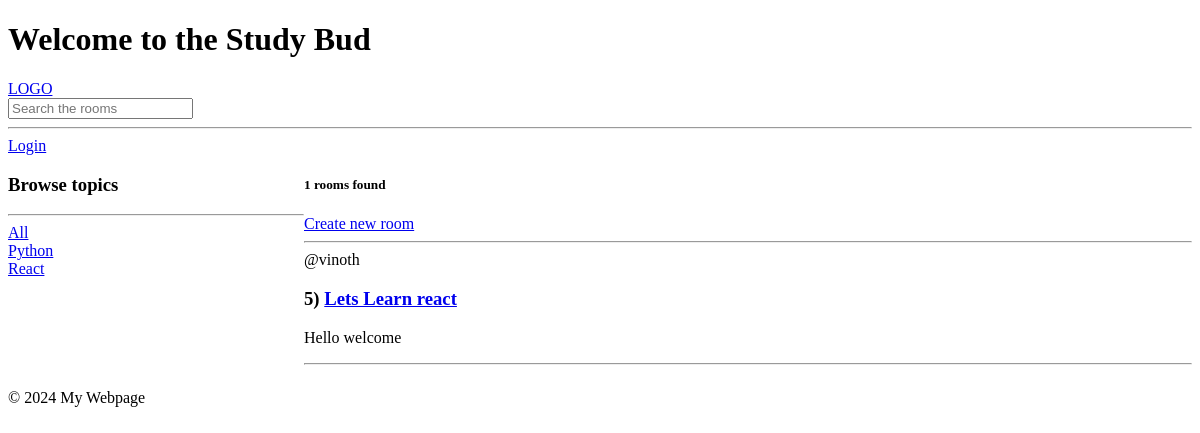
Page /?q=React on the earlier database version.
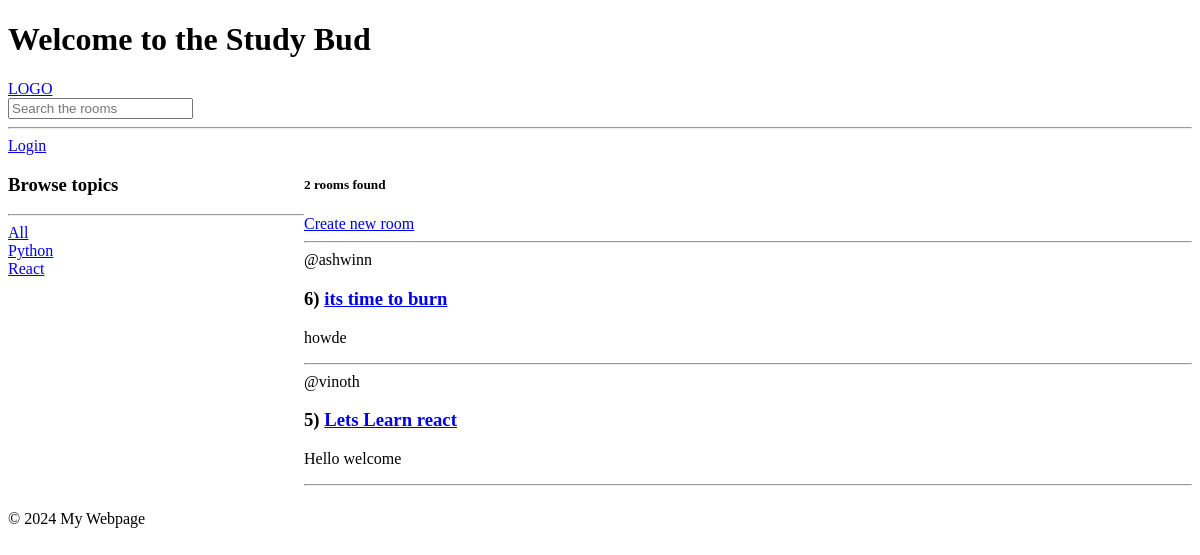
Same page on the later database version.
### core/models.py (models this page shows, shortened)
class Topic(models.Model):
    name = models.CharField(max_length=200)

class Rooms(models.Model):
    host = models.ForeignKey(User,on_delete=models.SET_NULL,null=True)
    topic = models.ForeignKey(Topic,on_delete=models.SET_NULL,null=True)
    name = models.CharField(max_length=100)
    description = models.TextField(null=True,blank=True)
    created = models.DateTimeField(auto_now_add=True)
    updated = models.DateTimeField(auto_now=True)
    participants=models.ManyToManyField(User,related_name='participants',blank=True)
    class Meta:
        ordering=['-updated','-created']

### core/views.py (the view)
# urls.py: path('',views.home,name='home'),
def home(request):
    q=request.GET.get('q') if request.GET.get('q') != None else ''
    rooms = Rooms.objects.filter(Q(topic__name__icontains=q) | Q(name__icontains=q) | Q(description__icontains=q))
    topics = Topic.objects.all()
    room_count = rooms.count()
    context={'rooms':rooms,'topics':topics,'room_count':room_count}
    return render(request,'core/home.html',context)

### core/templates/core/home.html (shortened to what this page needs)
{% extends 'main.html'%}
{% block content %}
<div class="home-container">
    <div>
        <h3>Browse topics</h3>
        <hr>
        <div><a href="{%url 'home' %}">All</a></div>
        {% for topic in topics%}
        <div><a href="{%url 'home' %}?q={{topic.name}}">{{topic.name}}</a></div>
        {% endfor%}
    </div>
    <div>
        <h5>{{room_count}} rooms found </h5>
        <a href="{% url 'create-room' %}">Create new room</a>
        <hr>
        <div>
            {% for room in rooms%}
            <div>
                <span>@{{room.host.username}}</span>
                <h3>{{room.id}}) <a href="{% url 'room' room.id%}">{{room.name}}</a></h3>
                <p>{{room.description}}</p>
                <hr>
            </div>
            {% endfor%}
        </div>
    </div>
</div>
{% endblock %}

Differences in the rows shown:
added Rooms: host.username "ashwinn", id "6", name "its time to burn", description "howde"
Other differences:
{{ room_count }}: "1" → "2"
